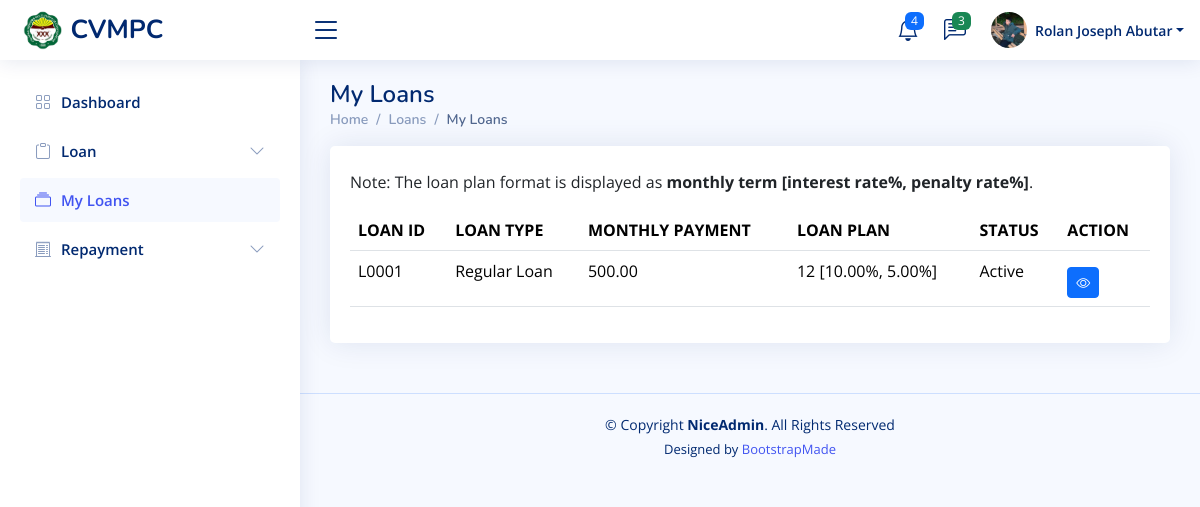
/member/my-loans.php (signed in), run on the app's committed database.
### tables this page shows
CREATE TABLE `loan` (
  `loan_id` int(11) NOT NULL,
  `principal_amount` decimal(15,2) DEFAULT NULL,
  `start_date` date DEFAULT NULL,
  `end_date` date DEFAULT NULL,
  `remaining_balance` decimal(15,2) DEFAULT NULL,
  `status` enum('Active','Inactive','Closed','On Progress') DEFAULT NULL,
  `application_id` int(11) DEFAULT NULL,
  `release_date` varchar(45) DEFAULT NULL,
  `loan_plan_id` int(11) DEFAULT NULL
);

CREATE TABLE `loan_types` (
  `loan_type_id` int(11) NOT NULL,
  `type_name` varchar(45) DEFAULT NULL,
  `description` varchar(255) DEFAULT NULL
);

### member/my-loans.php (the view, shortened to what this page needs)
<?php
$member_id = $_SESSION['id'];
?>
<!DOCTYPE html>
<html lang="en">
<?php require '../includes/head.php' ?>
<body>
    <?php require '../includes/header.php' ?>
    <?php require '../includes/navbar.php' ?>
    <main id="main" class="main">
        <div class="pagetitle">
            <h1>My Loans</h1>
            <nav>
                <ol class="breadcrumb">
                    <li class="breadcrumb-item"><a href="index.html">Home</a></li>
                    <li class="breadcrumb-item">Loans</li>
                    <li class="breadcrumb-item active">My Loans</li>
                </ol>
            </nav>
        </div>
        <section class="section">
            <div class="row">
                <div class="col-lg-12">
                    <div class="card">
                        <div class="card-body">
                            <br>
                            <p>Note: The loan plan format is displayed as <strong>monthly term [interest rate%, penalty rate%]</strong>.</p>
                            <table class="table datatable">
                                <thead>
                                    <tr>
                                        <th>LOAN ID</th>
                                        <th>LOAN TYPE</th>
                                        <th>MONTHLY PAYMENT</th>
                                        <th>LOAN PLAN</th>
                                        <th>STATUS</th>
                                        <th>ACTION</th>
                                    </tr>
                                </thead>
                                <?php
                                $sql = "SELECT CONCAT('L', LPAD(loan_id, 4, '0')) AS loanID,
                                    l.loan_id,
                                    lt.type_name AS loan_type,
                                    lt.description AS loan_description,
                                    l.principal_amount,
                                    (l.principal_amount * lp.interest_rate / 100) / lp.monthly_term AS monthly_payment,
                                    CONCAT(lp.monthly_term, ' [', lp.interest_rate, '%, ', lp.penalty_rate, '%]') AS loan_plan,
                                    l.status,
                                    l.start_date,
                                    l.end_date,
                                    l.remaining_balance,
                                    l.release_date,
                                    la.amount_requested,
                                    la.purpose,
                                    la.application_date
                                FROM
                                    loan l
                                LEFT JOIN
                                    loan_application la ON l.application_id = la.application_id
                                LEFT JOIN
                                    loan_plan lp ON l.loan_plan_id = lp.loan_plan_id
                                LEFT JOIN
                                    loan_types lt ON lp.loan_type_id = lt.loan_type_id
                                LEFT JOIN
                                    user_credentials uc ON la.member_id = uc.uc_id
                                WHERE
                                    la.member_id = :member_id and l.status != 'On Progress'";
                                $stmt = $pdo->prepare($sql);
                                $stmt->execute(['member_id' => $member_id]);
                                $loans = $stmt->fetchAll(PDO::FETCH_ASSOC);
                                ?>
                                <tbody>
                                    <?php foreach ($loans as $loan): ?>
                                        <tr>
                                            <td><?= htmlspecialchars($loan['loanID']) ?></td>
                                            <td><?= htmlspecialchars($loan['loan_type']) ?></td>
                                            <td><?= number_format($loan['monthly_payment'], 2) ?></td>
                                            <td><?= htmlspecialchars($loan['loan_plan']) ?></td>
                                            <td><?= htmlspecialchars($loan['status']) ?></td>
                                            <td>
                                                <div class="pt-2">
                                                    <button class="btn btn-primary btn-sm view-details" data-bs-toggle="modal" data-bs-target="#loanDetailsModal"
                                                        data-loan-id="<?= htmlspecialchars($loan['loan_id']) ?>"
                                                        data-loan-type="<?= htmlspecialchars($loan['loan_type']) ?>"
                                                        data-loan-description="<?= htmlspecialchars($loan['loan_description']) ?>"
                                                        data-principal-amount="<?= htmlspecialchars($loan['principal_amount']) ?>"
                                                        data-monthly-payment="<?= number_format($loan['monthly_payment'], 2) ?>"
                                                        data-loan-plan="<?= htmlspecialchars($loan['loan_plan']) ?>"
                                                        data-status="<?= htmlspecialchars($loan['status']) ?>"
                                                        data-start-date="<?= htmlspecialchars($loan['start_date']) ?>"
                                                        data-end-date="<?= htmlspecialchars($loan['end_date']) ?>"
                                                        data-remaining-balance="<?= htmlspecialchars($loan['remaining_balance']) ?>"
                                                        data-release-date="<?= htmlspecialchars($loan['release_date']) ?>"
                                                        data-amount-requested="<?= htmlspecialchars($loan['amount_requested']) ?>"
                                                        data-purpose="<?= htmlspecialchars($loan['purpose']) ?>"
                                                        data-application-date="<?= htmlspecialchars($loan['application_date']) ?>"
                                                        title="View Details"><i class="bi bi-eye"></i></button>
                                                </div>
                                            </td>
                                        </tr>
                                    <?php endforeach; ?>
                                </tbody>
                            </table>
                        </div>
                    </div>
                </div>
            </div>
        </section>
    </main>
    <?php require '../includes/footer.php' ?>
</body>
</html>

### assets/css/style.css (style rules this page uses)
:root { scroll-behavior: smooth; }
body { font-family: "Open Sans", sans-serif; background: #f6f9ff; color: #444444; }
a { color: #4154f1; text-decoration: none; }
h1, h2, h3, h4, h5, h6 { font-family: "Nunito", sans-serif; }
#main { margin-top: 60px; padding: 20px 30px; transition: all 0.3s; }
.pagetitle { margin-bottom: 10px; }
.pagetitle h1 { font-size: 24px; margin-bottom: 0; font-weight: 600; color: #012970; }
.card { margin-bottom: 30px; border: none; border-radius: 5px; box-shadow: 0px 0 30px rgba(1, 41, 112, 0.1); }
.card-body { padding: 0 20px 20px 20px; }
.breadcrumb { font-size: 14px; font-family: "Nunito", sans-serif; color: #899bbd; font-weight: 600; }
.breadcrumb a { color: #899bbd; transition: 0.3s; }
.breadcrumb .breadcrumb-item::before { color: #899bbd; }
.breadcrumb .active { color: #51678f; font-weight: 600; }
@media (min-width: 1200px) { #main, #footer { margin-left: 300px; } }

### data on the page
loan: loanID "L0001", loan_types.type_name "Regular Loan", monthly_payment "500.00", loan_plan "12 [10.00%, 5.00%]", status "Active"

### other printed values
$header_formatted_name "Rolan Joseph Abutar"
